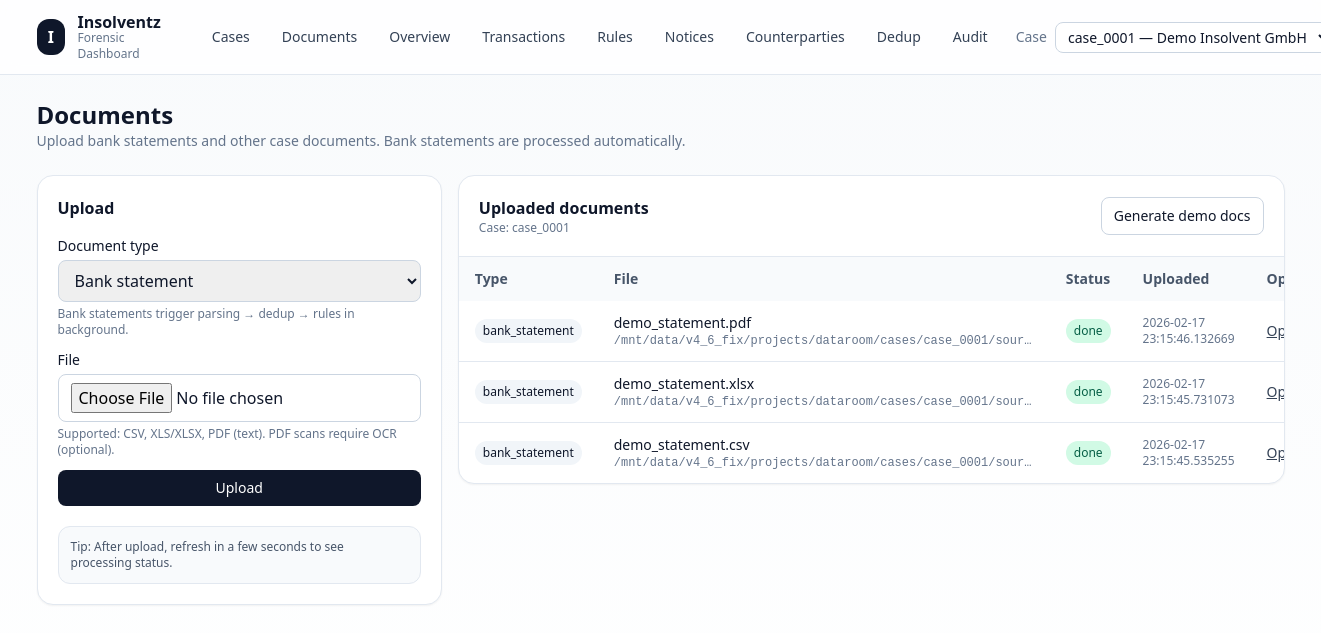
Screenshot of /documents with the database file from the repository.
### app/db/models.py (models this page shows)
class Case(Base):
    __tablename__ = "cases"
    case_id: Mapped[str] = mapped_column(String, primary_key=True)
    company_name: Mapped[str] = mapped_column(String, nullable=False)
    court: Mapped[Optional[str]] = mapped_column(String, nullable=True)
    insolvenzantrag_date: Mapped[Optional[date]] = mapped_column(Date, nullable=True)
    eroeffnung_date: Mapped[Optional[date]] = mapped_column(Date, nullable=True)
    cutoff_date: Mapped[Optional[date]] = mapped_column(Date, nullable=True)
    metadata_json: Mapped[dict] = mapped_column(JSON, default=dict)
    created_at: Mapped[datetime] = mapped_column(DateTime, default=datetime.utcnow)
    updated_at: Mapped[datetime] = mapped_column(DateTime, default=datetime.utcnow, onupdate=datetime.utcnow)
    accounts: Mapped[list["CompanyAccount"]] = relationship(
        "CompanyAccount", back_populates="case", cascade="all, delete-orphan"
    )
    documents: Mapped[list["Document"]] = relationship(
        "Document", back_populates="case", cascade="all, delete-orphan"
    )
    counterparties: Mapped[list["Counterparty"]] = relationship(
        "Counterparty", back_populates="case", cascade="all, delete-orphan"
    )
    company_details: Mapped[Optional["CompanyDetails"]] = relationship(
        "CompanyDetails", back_populates="case", uselist=False, cascade="all, delete-orphan"
    )

class Document(Base):
    __tablename__ = "documents"
    id: Mapped[int] = mapped_column(Integer, primary_key=True, autoincrement=True)
    case_id: Mapped[str] = mapped_column(ForeignKey("cases.case_id"), index=True)
    document_type: Mapped[str] = mapped_column(String, nullable=False)
    file_name: Mapped[str] = mapped_column(String, nullable=False)
    file_path: Mapped[str] = mapped_column(String, nullable=False)
    detected_format: Mapped[Optional[str]] = mapped_column(String, nullable=True)
    processing_status: Mapped[Optional[str]] = mapped_column(String, nullable=True)  # pending/processing/done/failed
    processing_error: Mapped[Optional[str]] = mapped_column(Text, nullable=True)
    processed_at: Mapped[Optional[datetime]] = mapped_column(DateTime, nullable=True)
    ocr_progress: Mapped[Optional[int]] = mapped_column(Integer, nullable=True, default=0)  # 0..100
    ocr_text_path: Mapped[Optional[str]] = mapped_column(String, nullable=True)
    uploaded_at: Mapped[datetime] = mapped_column(DateTime, default=datetime.utcnow)
    case: Mapped[Case] = relationship("Case", back_populates="documents")
    transactions: Mapped[list["Transaction"]] = relationship("Transaction", back_populates="document")

### app/ui/router.py (the view)
@ui_router.get("/documents", response_class=HTMLResponse)
def documents_page(request: Request, db=Depends(get_db), case_id: Optional[str] = Cookie(default=None)):
    cases = list_cases(db)
    selected_case_id = _pick_case_id(db, case_id)
    if not selected_case_id:
        return templates.TemplateResponse(request, "empty.html", {"cases": [], "selected_case": None})
    docs = list_documents(db, selected_case_id)
    resp = templates.TemplateResponse(
        request,
        "documents.html",
        {"cases": cases, "selected_case_id": selected_case_id, "documents": docs},
    )
    resp.set_cookie("case_id", selected_case_id, max_age=60 * 60 * 24 * 365, samesite="lax")
    return resp

### app/templates/documents.html (shortened to what this page needs)
{% extends "base.html" %}
{% block content %}
<div class="flex items-center justify-between mb-6">
  <div>
    <h1 class="text-2xl font-semibold">Documents</h1>
    <p class="text-slate-500 text-sm">Upload bank statements and other case documents. Bank statements are processed automatically.</p>
  </div>
</div>
<div class="grid grid-cols-1 lg:grid-cols-3 gap-4">
  <div class="lg:col-span-1">
    <div class="rounded-2xl border border-slate-200 bg-white p-5 shadow-sm">
      <div class="font-semibold">Upload</div>
      <form class="mt-4 space-y-3" method="post" action="/documents/upload" enctype="multipart/form-data">
        <div>
          <label class="block text-sm font-medium">Document type</label>
          <select name="document_type" class="mt-1 w-full rounded-lg border border-slate-300 px-3 py-2">
            <option value="bank_statement">Bank statement</option>
          </select>
          <p class="text-xs text-slate-500 mt-1">Bank statements trigger parsing → dedup → rules in background.</p>
        </div>
        <div>
          <label class="block text-sm font-medium">File</label>
          <input name="file" type="file" required class="mt-1 w-full rounded-lg border border-slate-300 px-3 py-2 bg-white" />
          <p class="text-xs text-slate-500 mt-1">Supported: CSV, XLS/XLSX, PDF (text). PDF scans require OCR (optional).</p>
        </div>
        <button type="submit" class="w-full rounded-lg bg-slate-900 text-white px-4 py-2 text-sm hover:bg-slate-800">Upload</button>
      </form>
      <div class="mt-5 rounded-xl bg-slate-50 border border-slate-200 p-3 text-xs text-slate-600">
        Tip: After upload, refresh in a few seconds to see processing status.
      </div>
    </div>
  </div>
  <div class="lg:col-span-2">
    <div class="rounded-2xl border border-slate-200 bg-white shadow-sm overflow-hidden">
      <div class="p-5 border-b border-slate-200 flex items-center justify-between">
        <div>
          <div class="font-semibold">Uploaded documents</div>
          <div class="text-xs text-slate-500">Case: {{ selected_case_id }}</div>
        </div>
        <a href="/ui/seed_demo" class="text-sm rounded-lg border border-slate-300 px-3 py-2 hover:bg-slate-50">Generate demo docs</a>
      </div>
      <div class="overflow-x-auto">
        <table class="min-w-full text-sm">
          <thead class="bg-slate-50 text-slate-600">
            <tr>
              <th class="text-left px-4 py-3">Type</th>
              <th class="text-left px-4 py-3">File</th>
              <th class="text-left px-4 py-3">Status</th>
              <th class="text-left px-4 py-3">Uploaded</th>
              <th class="text-left px-4 py-3">Open</th>
            </tr>
          </thead>
          <tbody class="divide-y divide-slate-200">
            {% for d in documents %}
              <tr class="hover:bg-slate-50">
                <td class="px-4 py-3">
                  <span class="inline-flex items-center rounded-full bg-slate-100 px-2 py-1 text-xs">{{ d.document_type }}</span>
                </td>
                <td class="px-4 py-3">
                  <div class="font-medium">{{ d.file_name }}</div>
                  <div class="text-xs text-slate-500 font-mono truncate max-w-[420px]">{{ d.file_path }}</div>
                </td>
                <td class="px-4 py-3">
                  {% if d.processing_status %}
                    {% set st = d.processing_status %}
                  {% else %}
                    {% set st = 'unknown' %}
                  {% endif %}
                  <span class="inline-flex items-center rounded-full px-2 py-1 text-xs
                    {% if st in ['done','ocr_done'] %} bg-emerald-100 text-emerald-800
                    {% elif st == 'failed' %} bg-rose-100 text-rose-800
                    {% elif st in ['pending','processing','ocr_running'] %} bg-amber-100 text-amber-800
                    {% elif st == 'ocr_required' %} bg-indigo-100 text-indigo-800
                    {% else %} bg-slate-100 text-slate-700 {% endif %}
                  ">
                    {{ st }}
                  </span>
                </td>
                <td class="px-4 py-3 text-xs text-slate-500">{{ d.uploaded_at }}</td>
                <td class="px-4 py-3">
                  <a class="text-sm text-slate-700 hover:text-slate-900 underline" href="/api/files/download?path={{ d.file_path | urlencode }}">Open</a>
                </td>
              </tr>
            {% else %}
              <tr>
                <td class="px-4 py-10 text-center text-slate-500" colspan="5">No documents uploaded yet.</td>
              </tr>
            {% endfor %}
          </tbody>
        </table>
      </div>
    </div>
  </div>
</div>
{% endblock %}

### rows the page displays
Case: case_id "case_0001"
Document: document_type "bank_statement", file_name "demo_statement.pdf", file_path "/mnt/data/v4_6_fix/projects/dataroom/cases/case_0001/sour…", processing_status "done", uploaded_at "2026-02-17 23:15:46.132669"
Document: document_type "bank_statement", file_name "demo_statement.xlsx", file_path "/mnt/data/v4_6_fix/projects/dataroom/cases/case_0001/sour…", processing_status "done", uploaded_at "2026-02-17 23:15:45.731073"
Document: document_type "bank_statement", file_name "demo_statement.csv", file_path "/mnt/data/v4_6_fix/projects/dataroom/cases/case_0001/sour…", processing_status "done", uploaded_at "2026-02-17 23:15:45.535255"

### other values shown
{{ label }} "Cases" "Documents" "Overview" "Transactions" "Rules" "Notices" "Counterparties" "Dedup" "Audit"
form field value "case_0001 — Demo Insolvent GmbH"
